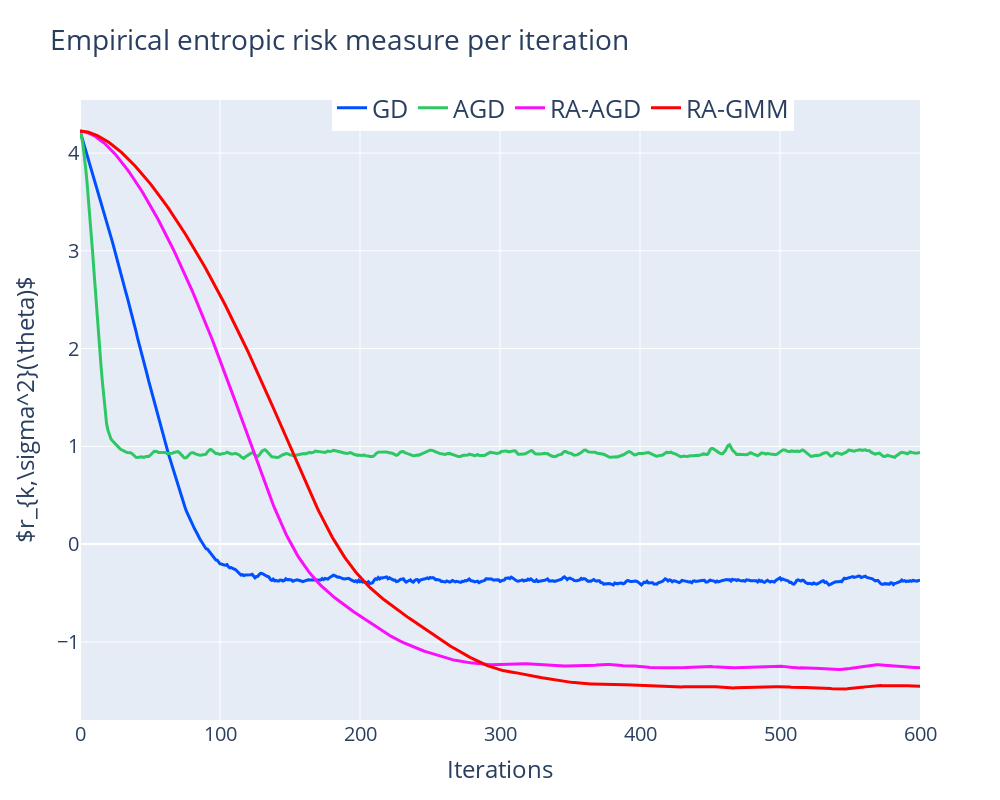

The notebook cell this image was saved under:
### Markdown cell above
The convergence with respect to emprical entropic risk measure, $\tilde{r}_{k,\sigma^2}$.

### Code cell
#@title Empirical $r_{k,\sigma^2}(\theta)$ comparison
theta=5 #@param {type: "raw"}

# Empirical risk measure of ST-GD
diff_gd=stgd_data.values
emp_risk_meas_stgd=sfoms_logit.emp_risk_meas(diff_gd,theta)

# Empirical risk measure of ST-AGD
diff_stagd=stagd_data.values
emp_risk_meas_stagd=sfoms_logit.emp_risk_meas(diff_stagd,theta)

# Empirical risk measure of RA-AGD
diff_raagd=raagd_data.values
emp_risk_meas_raagd=sfoms_logit.emp_risk_meas(diff_raagd,theta)

# Emprical risk measure of RA-GMM
diff_ragmm=ragmm_data.values
emp_risk_meas_ragmm=sfoms_logit.emp_risk_meas(diff_ragmm,theta)


risk_meas_fig=go.Figure()
# Plot emp. risk measure of standard SGD 
risk_meas_fig.add_trace(go.Scatter(y=np.log(emp_risk_meas_stgd),
                                line=dict(color="rgba(0, 80, 255, 1)",width=3),
                                # name="stGD-risk meas",
                                name="GD"
                                ))
# risk_meas_fig.add_trace(go.Scatter(y=np.log(stgd_path_mean),
#                                 line=dict(color="rgba(0, 80, 255, 1)",dash="dash",width=3),
#                                 # name="stGD-mean"
#                                 showlegend=False
#                                 ))
# Plot emp. risk measure of standard AGD
risk_meas_fig.add_trace(go.Scatter(y=np.log(emp_risk_meas_stagd),
                                line=dict(color="rgba(45, 200, 100, 1)",width=3),
                                # name="stAGD-risk meas",
                                name="AGD"
                                ))
# risk_meas_fig.add_trace(go.Scatter(y=np.log(stagd_path_mean),
#                                 line=dict(color="rgba(45, 200, 100, 1)",dash='dash',width=3),
#                                 # name="stAGD-mean"
#                                 showlegend=False
#                                 ))

# Plot risk-averse AGD
risk_meas_fig.add_trace(go.Scatter(y=np.log(emp_risk_meas_raagd),
                                line=dict(color="rgba(250, 15, 250, 1)",width=3),
                                # name="raAGD-risk meas"
                                name="RA-AGD")
                                )
# risk_meas_fig.add_trace(go.Scatter(y=np.log(raagd_path_mean),
#                                 line=dict(color="rgba(250, 15, 250, 1)",dash="dash",width=3),
#                                 name="RA-AGD-mean",
#                                 showlegend=False
#                                 ))


# Plot risk-averse GMM
risk_meas_fig.add_trace(go.Scatter(y=np.log(emp_risk_meas_ragmm),
                                line=dict(color="rgba(255, 0, 0, 1)",width=3),
                                # name="raTMM-risk meas",
                                name="RA-GMM"
                                ))
# risk_meas_fig.add_trace(go.Scatter(y=np.log(ragmm_path_mean),
#                                 line=dict(color="rgba(255, 0, 0, 1)",dash='dash',width=3),
#                                 name=r"$\textbf{raTMM-mean}$",
#                                 showlegend=False))



risk_meas_fig.update_layout(legend=dict(
    orientation="h",
    yanchor="bottom",
    y=0.95,
    xanchor="right",
    x=0.85
),
legend_font_size=25,
title="Empirical entropic risk measure per iteration",
yaxis_title=r"$r_{k,\sigma^2}(\theta)$",
xaxis_title="Iterations",
font=dict(size=20),
width=1000,
height=800)
# risk_meas_fig.update_yaxes(type="log")
risk_meas_fig.show()

### Figure 1 — Plotly figure (JSON) as saved in the notebook; plotly's stock layout.template omitted (floating-point values rounded to 4 significant figures; data arrays with more than 128 entries replaced by an {"elided": "..."} marker saying what was removed)
{"data": [{"line": {"color": "rgba(0, 80, 255, 1)", "width": 3}, "name": "GD", "type": "scatter", "y": {"elided": "601 float values"}}, {"line": {"color": "rgba(45, 200, 100, 1)", "width": 3}, "name": "AGD", "type": "scatter", "y": {"elided": "601 float values"}}, {"line": {"color": "rgba(250, 15, 250, 1)", "width": 3}, "name": "RA-AGD", "type": "scatter", "y": {"elided": "601 float values"}}, {"line": {"color": "rgba(255, 0, 0, 1)", "width": 3}, "name": "RA-GMM", "type": "scatter", "y": {"elided": "601 float values"}}], "layout": {"font": {"size": 20}, "height": 800, "legend": {"font": {"size": 25}, "orientation": "h", "x": 0.85, "xanchor": "right", "y": 0.95, "yanchor": "bottom"}, "title": {"text": "Empirical entropic risk measure per iteration"}, "width": 1000, "xaxis": {"title": {"text": "Iterations"}}, "yaxis": {"title": {"text": "$r_{k,\\sigma^2}(\\theta)$"}}}}
